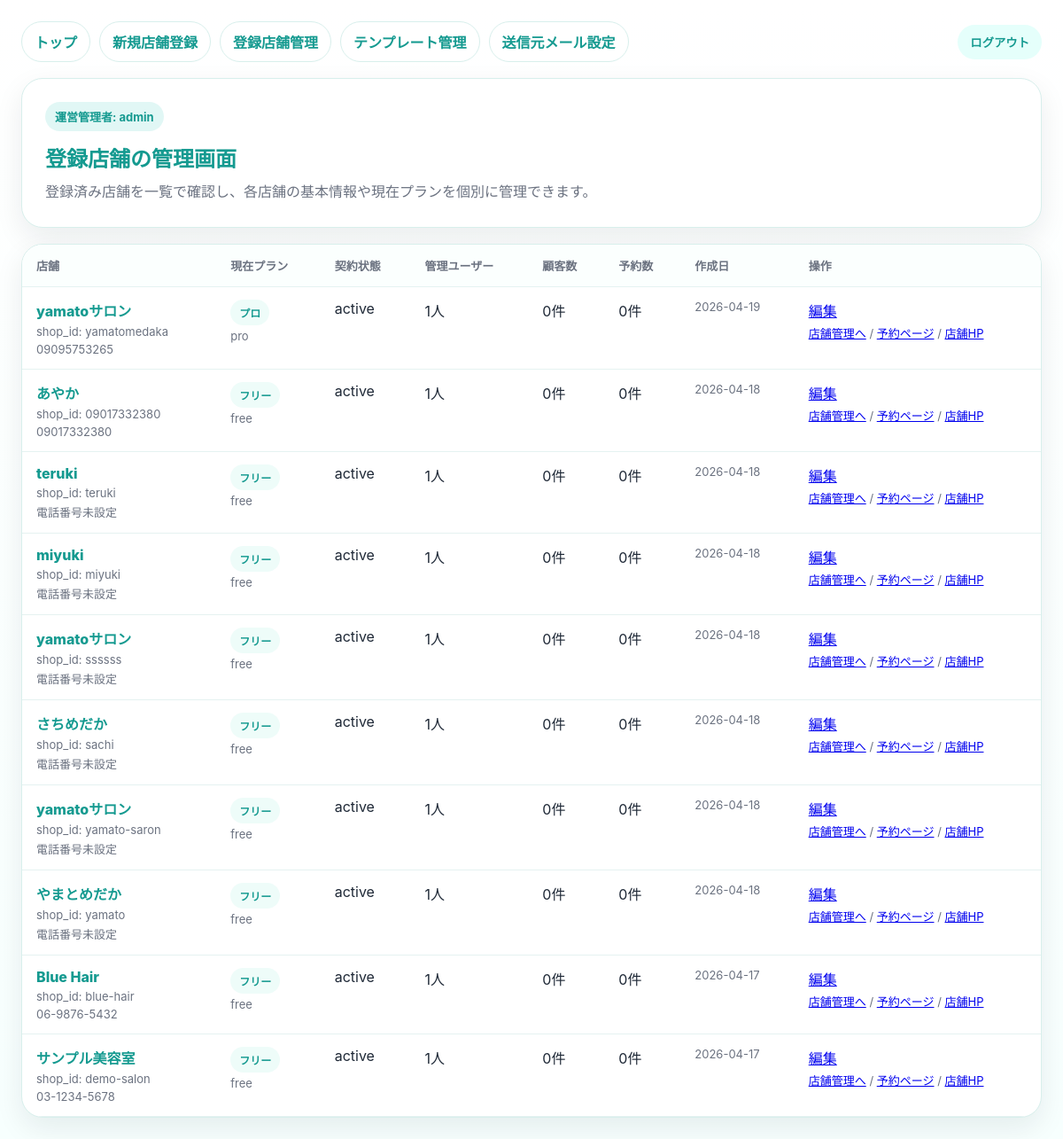
Page /platform/shops (signed in) on the committed database.
### tables this page shows
CREATE TABLE shops (
                id INTEGER PRIMARY KEY AUTOINCREMENT,
                shop_id TEXT NOT NULL UNIQUE,
                shop_name TEXT NOT NULL,
                catch_copy TEXT DEFAULT '',
                description TEXT DEFAULT '',
                phone TEXT DEFAULT '',
                address TEXT DEFAULT '',
                business_hours TEXT DEFAULT '10:00〜19:00',
                holiday TEXT DEFAULT '火曜日',
                primary_color TEXT DEFAULT '#2ec4b6',
                primary_dark TEXT DEFAULT '#159a90',
                accent_bg TEXT DEFAULT '#f7fffe',
                staff_list_json TEXT NOT NULL DEFAULT '[]',
                menus_json TEXT NOT NULL DEFAULT '[]',
                admin_ui_mode TEXT NOT NULL DEFAULT 'web',
                created_at TEXT DEFAULT CURRENT_TIMESTAMP
            , reply_to_email TEXT DEFAULT '');

### app/main.py (the view)
@app.get("/platform/shops", response_class=HTMLResponse)
def platform_shops(request: Request):
    redirect = require_platform_login(request)
    if redirect:
        return redirect
    context = {
        "request": request,
        "shops": get_all_shops_for_platform(),
        "message": request.query_params.get("saved", ""),
        "error_message": "",
        "current_admin_name": request.session.get("platform_admin_name", PLATFORM_ADMIN.get("name", "運営管理者")),
    }
    return templates.TemplateResponse(
        request=request,
        name="platform/shops.html",
        context=context,
    )

### app/templates/platform/shops.html (shortened to what this page needs)
<!doctype html>
<html lang="ja">
<head>
</head>
<body>
<div class="wrap">
  <div class="top">
    <div class="links"><a href="/">トップ</a><a href="/signup">新規店舗登録</a><a href="/platform/shops">登録店舗管理</a><a href="/platform/templates">テンプレート管理</a><a href="/platform/settings/mail">送信元メール設定</a></div>
    <form class="logout" method="post" action="/platform/logout"><button type="submit">ログアウト</button></form>
  </div>
  <section class="hero"><div class="badge">運営管理者: {{ current_admin_name }}</div><h1>登録店舗の管理画面</h1><p>登録済み店舗を一覧で確認し、各店舗の基本情報や現在プランを個別に管理できます。</p></section>
  <section class="table-card">
    <table>
      <thead><tr><th>店舗</th><th>現在プラン</th><th>契約状態</th><th>管理ユーザー</th><th>顧客数</th><th>予約数</th><th>作成日</th><th>操作</th></tr></thead>
      <tbody>
      {% for shop in shops %}
        <tr>
          <td class="name"><a href="/platform/shops/{{ shop.shop_id }}/edit">{{ shop.shop_name }}</a><div class="sub">shop_id: {{ shop.shop_id }}</div><div class="sub">{{ shop.phone or '電話番号未設定' }}</div></td>
          <td><span class="pill">{{ shop.plan_name }}</span><div class="sub">{{ shop.plan_code }}</div></td>
          <td>{{ shop.subscription_status }}</td>
          <td>{{ shop.admin_user_count }}人</td>
          <td>{{ shop.customer_count }}件</td>
          <td>{{ shop.reservation_count }}件</td>
          <td class="muted">{{ shop.created_at[:10] if shop.created_at else '' }}</td>
          <td><a href="/platform/shops/{{ shop.shop_id }}/edit">編集</a><div class="sub"><a href="/admin/login/{{ shop.shop_id }}">店舗管理へ</a> / <a href="/shop/{{ shop.shop_id }}" target="_blank">予約ページ</a> / <a href="/site/{{ shop.shop_id if shop is defined else shop.shop_id }}" target="_blank">店舗HP</a></div></td>
        </tr>
      {% endfor %}
      </tbody>
    </table>
  </section>
</div>
</body>
</html>

### app/templates/platform/shops.html (style rules this page uses)
:root { --primary:#2ec4b6;--primary-dark:#159a90;--bg:#f7fffe;--line:#d8efec;--text:#1f2937;--sub:#6b7280;--card:#fff;--ok:#166534;--ok-bg:#f0fdf4;--danger:#b91c1c;--danger-bg:#fef2f2 }
* { box-sizing:border-box }
body { margin:0;font-family:-apple-system,BlinkMacSystemFont,"Segoe UI",sans-serif;background:linear-gradient(180deg,#fff 0%,var(--bg) 100%);color:var(--text);padding:24px }
.wrap { max-width:1220px;margin:0 auto }
.top { display:flex;justify-content:space-between;gap:12px;align-items:center;flex-wrap:wrap;margin-bottom:18px }
.links { display:flex;gap:10px;flex-wrap:wrap }
.links a { display:inline-flex;padding:10px 14px;border-radius:999px;border:1px solid var(--line);text-decoration:none;color:var(--primary-dark);font-weight:700;background:#fff }
.logout button { padding:10px 14px;border:none;border-radius:999px;background:#e5fffb;color:var(--primary-dark);font-weight:800 }
.hero,.table-card { background:var(--card);border:1px solid var(--line);border-radius:24px;box-shadow:0 12px 32px rgba(15,23,42,.08) }
.hero { padding:26px;margin-bottom:18px }
.hero h1 { margin:0 0 8px;color:var(--primary-dark) }
.hero p { margin:0;color:var(--sub);line-height:1.7 }
.badge { display:inline-flex;padding:7px 11px;border-radius:999px;background:rgba(46,196,182,.14);color:var(--primary-dark);font-weight:700;font-size:13px;margin-bottom:12px }
.table-card { overflow:auto }
table { width:100%;border-collapse:collapse;min-width:980px }
th,td { padding:14px 16px;border-bottom:1px solid #e5f2f1;vertical-align:top;text-align:left }
th { font-size:13px;color:var(--sub);background:#fbfffe }
.name a { text-decoration:none;color:var(--primary-dark);font-weight:800 }
.sub { color:var(--sub);font-size:13px;margin-top:4px }
.pill { display:inline-flex;padding:6px 10px;border-radius:999px;background:#eefcf9;color:var(--primary-dark);font-weight:700;font-size:12px }
.muted { color:var(--sub);font-size:13px }

### rows in the picture
shops: shop_name "yamatoサロン", shop_id "yamatomedaka", phone "09095753265", plan_name "プロ", plan_code "pro", subscription_status "active", admin_user_count "1", customer_count "0", reservation_count "0", created_at "2026-04-19"
shops: shop_name "あやか", shop_id "09017332380", phone "09017332380", plan_name "フリー", plan_code "free", subscription_status "active", admin_user_count "1", customer_count "0", reservation_count "0", created_at "2026-04-18"
shops: shop_name "teruki", shop_id "teruki", phone "電話番号未設定", plan_name "フリー", plan_code "free", subscription_status "active", admin_user_count "1", customer_count "0", reservation_count "0", created_at "2026-04-18"
shops: shop_name "miyuki", shop_id "miyuki", phone "電話番号未設定", plan_name "フリー", plan_code "free", subscription_status "active", admin_user_count "1", customer_count "0", reservation_count "0", created_at "2026-04-18"
shops: shop_name "yamatoサロン", shop_id "ssssss", phone "電話番号未設定", plan_name "フリー", plan_code "free", subscription_status "active", admin_user_count "1", customer_count "0", reservation_count "0", created_at "2026-04-18"
shops: shop_name "さちめだか", shop_id "sachi", phone "電話番号未設定", plan_name "フリー", plan_code "free", subscription_status "active", admin_user_count "1", customer_count "0", reservation_count "0", created_at "2026-04-18"
shops: shop_name "yamatoサロン", shop_id "yamato-saron", phone "電話番号未設定", plan_name "フリー", plan_code "free", subscription_status "active", admin_user_count "1", customer_count "0", reservation_count "0", created_at "2026-04-18"
shops: shop_name "やまとめだか", shop_id "yamato", phone "電話番号未設定", plan_name "フリー", plan_code "free", subscription_status "active", admin_user_count "1", customer_count "0", reservation_count "0", created_at "2026-04-18"
shops: shop_name "Blue Hair", shop_id "blue-hair", phone "06-9876-5432", plan_name "フリー", plan_code "free", subscription_status "active", admin_user_count "1", customer_count "0", reservation_count "0", created_at "2026-04-17"
shops: shop_name "サンプル美容室", shop_id "demo-salon", phone "03-1234-5678", plan_name "フリー", plan_code "free", subscription_status "active", admin_user_count "1", customer_count "0", reservation_count "0", created_at "2026-04-17"

### other values in the picture
{{ current_admin_name }} "admin"
